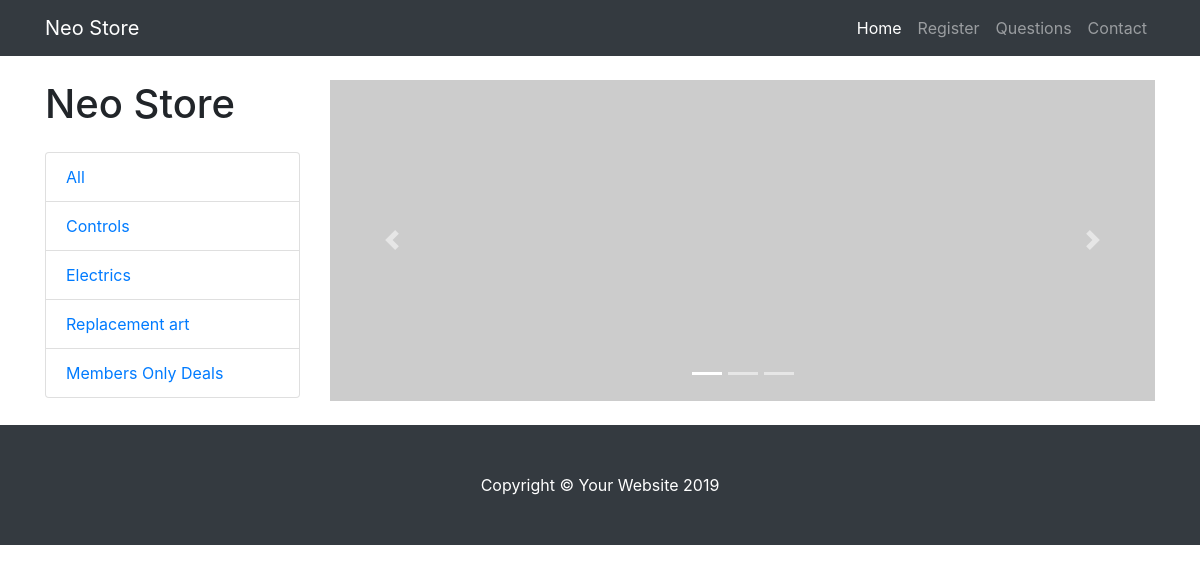
The app's page /controls/, older data.
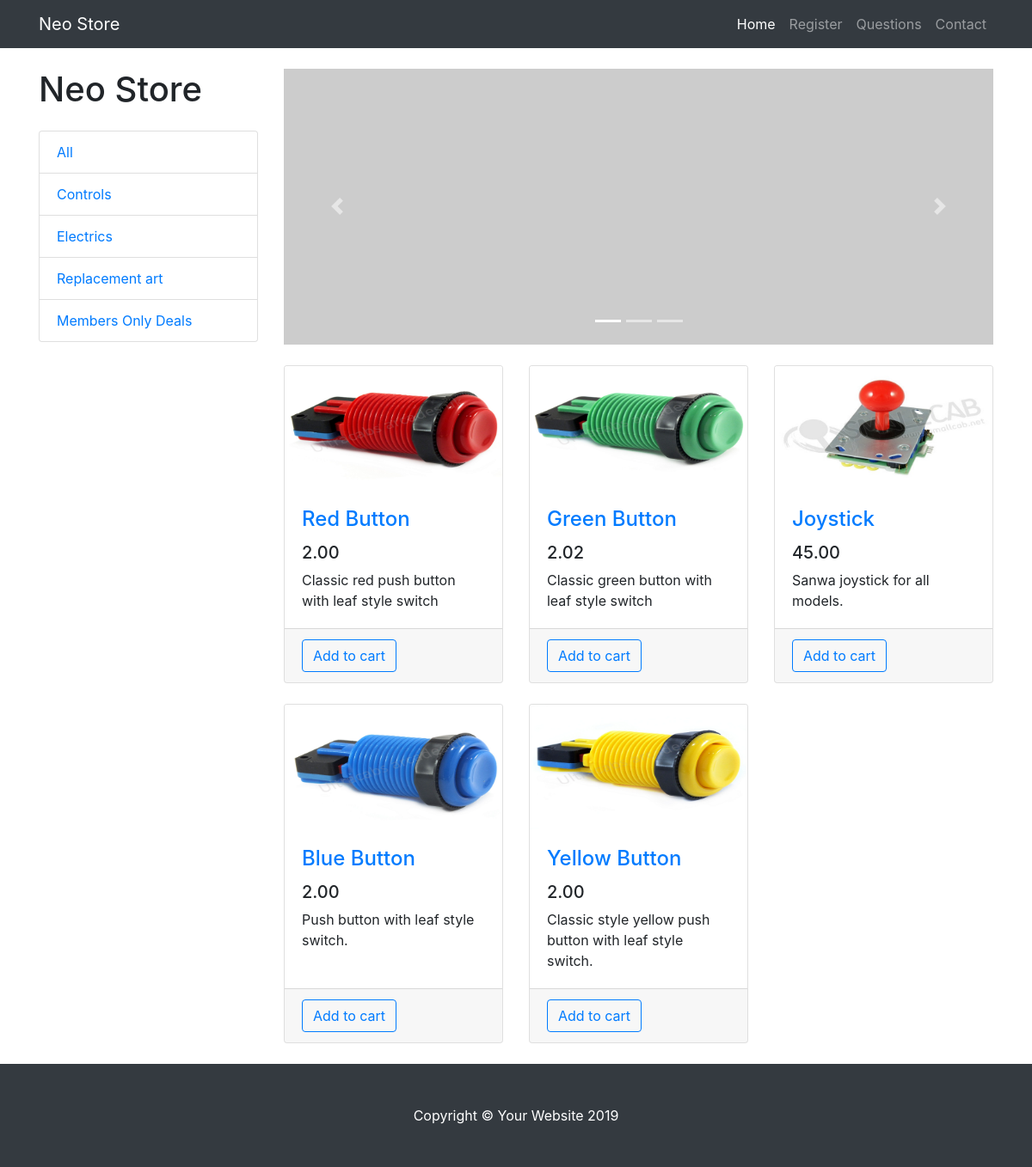
The same page, newer data.
### part/models.py (models this page shows, shortened)
class Part(models.Model):
    name = models.CharField(max_length=30, default='')
    description = models.TextField()
    price = models.DecimalField(max_digits=4, decimal_places=2)
    image = models.ImageField(upload_to="images")
    category = models.CharField(max_length=10, default='')

### part/views.py (the view)
# urls.py: path('controls/', views.controls, name='controls'),
def controls(request):
    parts = Part.objects.filter(category='controls')
    return render(request, 'listparts.html', {'parts': parts})

### part/templates/listparts.html (shortened to what this page needs)
{% extends 'base.html' %}
{% block content %}
{% block midcontent %}
{% for part in parts %}
<div class="col-lg-4 col-md-6 mb-4">
    <div class="card h-100">
        <a href="#"><img class="card-img-top" src="{{ part.image.url }}" alt="{{ part.name }} _image"></a>
        <div class="card-body">
            <h4 class="card-title">
                <a href="{% url 'dedicated' %}?id={{ part.id }}">{{ part.name }}</a>
            </h4>
            <h5>{{ part.price }}</h5>
            <p class="card-text">{{ part.description }}</p>
        </div>
        <div class="card-footer">
            <button type="button" class="btn btn-outline-primary">Add to cart</button>
        </div>
    </div>
</div>
{% endfor %}
{% endblock %}
{% endblock %}

Row changes from the older to the newer data that the page shows:
now on this page (row edited): Part: image (picture), name "Red Button", price "2.00", description "Classic red push button with leaf style switch"
now on this page (row edited): Part: image (picture), name "Green Button", price "2.02", description "Classic green button with leaf style switch"
now on this page (row edited): Part: image (picture), name "Joystick", price "45.00", description "Sanwa joystick for all models."
now on this page (row edited): Part: image (picture), name "Blue Button", price "2.00", description "Push button with leaf style switch."
added Part: image (picture), name "Yellow Button", price "2.00", description "Classic style yellow push button with leaf style switch."
